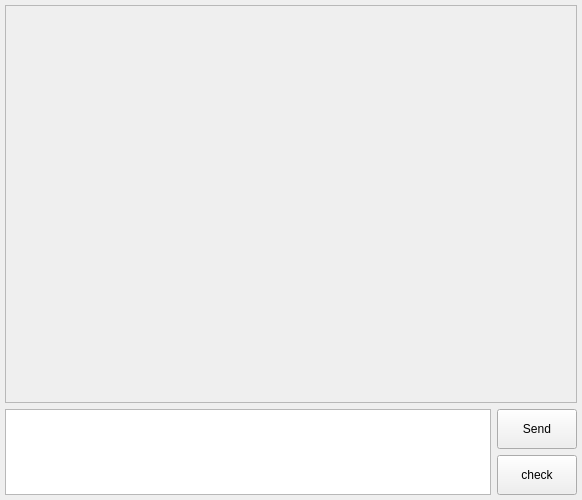
<?xml version="1.0" encoding="UTF-8"?>
<ui version="4.0">
 <class>ChatWidget</class>
 <widget class="QWidget" name="ChatWidget">
  <property name="geometry">
   <rect>
    <x>0</x>
    <y>0</y>
    <width>582</width>
    <height>500</height>
   </rect>
  </property>
  <property name="windowTitle">
   <string>Form</string>
  </property>
  <layout class="QGridLayout" name="gridLayout">
   <property name="leftMargin">
    <number>5</number>
   </property>
   <property name="topMargin">
    <number>5</number>
   </property>
   <property name="rightMargin">
    <number>5</number>
   </property>
   <property name="bottomMargin">
    <number>5</number>
   </property>
   <item row="0" column="0">
    <layout class="QVBoxLayout" name="verticalLayout_5">
     <item>
      <widget class="ScrollArea" name="chat_scroll_area">
       <property name="sizePolicy">
        <sizepolicy hsizetype="Preferred" vsizetype="Preferred">
         <horstretch>0</horstretch>
         <verstretch>0</verstretch>
        </sizepolicy>
       </property>
       <property name="styleSheet">
        <string notr="true"/>
       </property>
       <property name="horizontalScrollBarPolicy">
        <enum>Qt::ScrollBarAlwaysOff</enum>
       </property>
       <property name="sizeAdjustPolicy">
        <enum>QAbstractScrollArea::AdjustToContentsOnFirstShow</enum>
       </property>
       <property name="widgetResizable">
        <bool>true</bool>
       </property>
       <property name="alignment">
        <set>Qt::AlignLeading|Qt::AlignLeft|Qt::AlignTop</set>
       </property>
       <widget class="QWidget" name="scroll_area_widget">
        <property name="geometry">
         <rect>
          <x>0</x>
          <y>0</y>
          <width>553</width>
          <height>332</height>
         </rect>
        </property>
        <property name="sizePolicy">
         <sizepolicy hsizetype="Preferred" vsizetype="Preferred">
          <horstretch>0</horstretch>
          <verstretch>0</verstretch>
         </sizepolicy>
        </property>
        <property name="minimumSize">
         <size>
          <width>0</width>
          <height>332</height>
         </size>
        </property>
        <property name="layoutDirection">
         <enum>Qt::LeftToRight</enum>
        </property>
        <property name="autoFillBackground">
         <bool>true</bool>
        </property>
        <layout class="QVBoxLayout" name="messages_list">
         <property name="spacing">
          <number>5</number>
         </property>
         <property name="sizeConstraint">
          <enum>QLayout::SetNoConstraint</enum>
         </property>
         <property name="leftMargin">
          <number>0</number>
         </property>
         <property name="topMargin">
          <number>0</number>
         </property>
         <property name="rightMargin">
          <number>0</number>
         </property>
         <property name="bottomMargin">
          <number>0</number>
         </property>
        </layout>
       </widget>
      </widget>
     </item>
     <item>
      <layout class="QHBoxLayout" name="horizontalLayout_5">
       <item>
        <widget class="TextEdit" name="user_text_edit">
         <property name="sizePolicy">
          <sizepolicy hsizetype="Expanding" vsizetype="Fixed">
           <horstretch>0</horstretch>
           <verstretch>0</verstretch>
          </sizepolicy>
         </property>
         <property name="minimumSize">
          <size>
           <width>40</width>
           <height>80</height>
          </size>
         </property>
         <property name="maximumSize">
          <size>
           <width>16777215</width>
           <height>200</height>
          </size>
         </property>
        </widget>
       </item>
       <item>
        <layout class="QVBoxLayout" name="verticalLayout_2">
         <item>
          <widget class="PushButton" name="user_send_button">
           <property name="sizePolicy">
            <sizepolicy hsizetype="Preferred" vsizetype="Fixed">
             <horstretch>0</horstretch>
             <verstretch>0</verstretch>
            </sizepolicy>
           </property>
           <property name="minimumSize">
            <size>
             <width>0</width>
             <height>40</height>
            </size>
           </property>
           <property name="maximumSize">
            <size>
             <width>16777215</width>
             <height>16777215</height>
            </size>
           </property>
           <property name="text">
            <string>Send</string>
           </property>
          </widget>
         </item>
         <item>
          <widget class="PushButton" name="user_check_button">
           <property name="sizePolicy">
            <sizepolicy hsizetype="Preferred" vsizetype="Fixed">
             <horstretch>0</horstretch>
             <verstretch>0</verstretch>
            </sizepolicy>
           </property>
           <property name="minimumSize">
            <size>
             <width>0</width>
             <height>40</height>
            </size>
           </property>
           <property name="text">
            <string>check</string>
           </property>
          </widget>
         </item>
        </layout>
       </item>
      </layout>
     </item>
    </layout>
   </item>
  </layout>
 </widget>
 <customwidgets>
  <customwidget>
   <class>PushButton</class>
   <extends>QPushButton</extends>
   <header location="global">qfluentwidgets</header>
  </customwidget>
  <customwidget>
   <class>TextEdit</class>
   <extends>QTextEdit</extends>
   <header location="global">qfluentwidgets</header>
  </customwidget>
  <customwidget>
   <class>ScrollArea</class>
   <extends>QScrollArea</extends>
   <header location="global">qfluentwidgets</header>
   <container>1</container>
  </customwidget>
 </customwidgets>
 <resources/>
 <connections/>
</ui>
